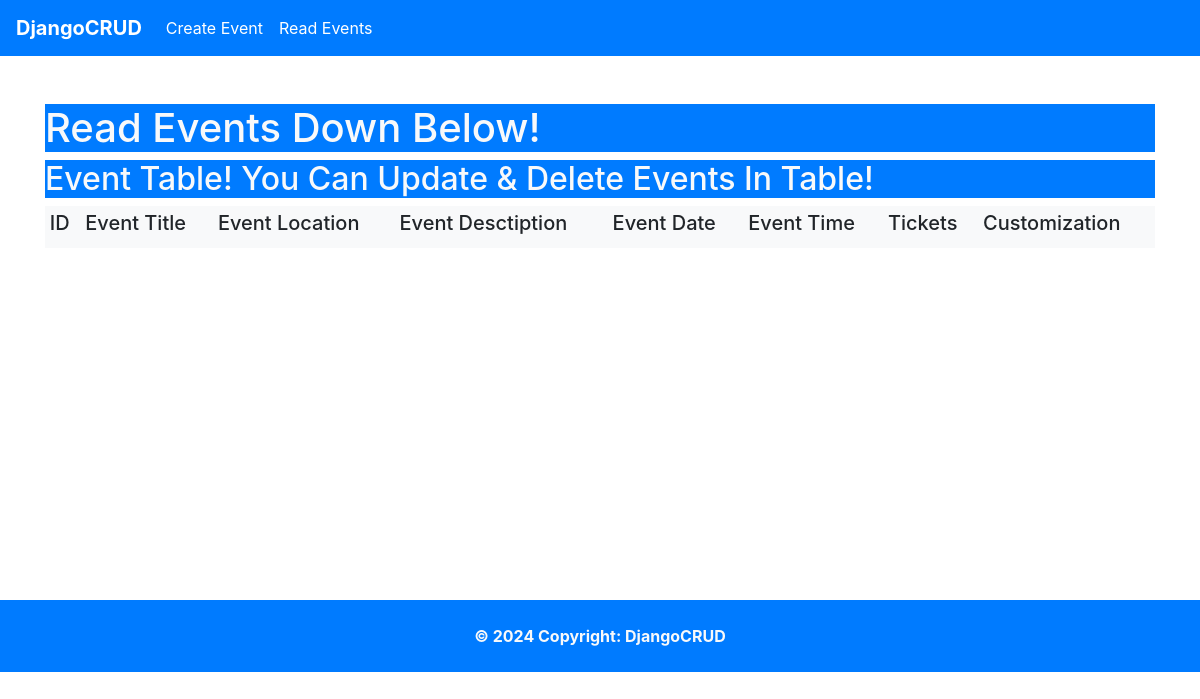
Page /read_event on the earlier database version.
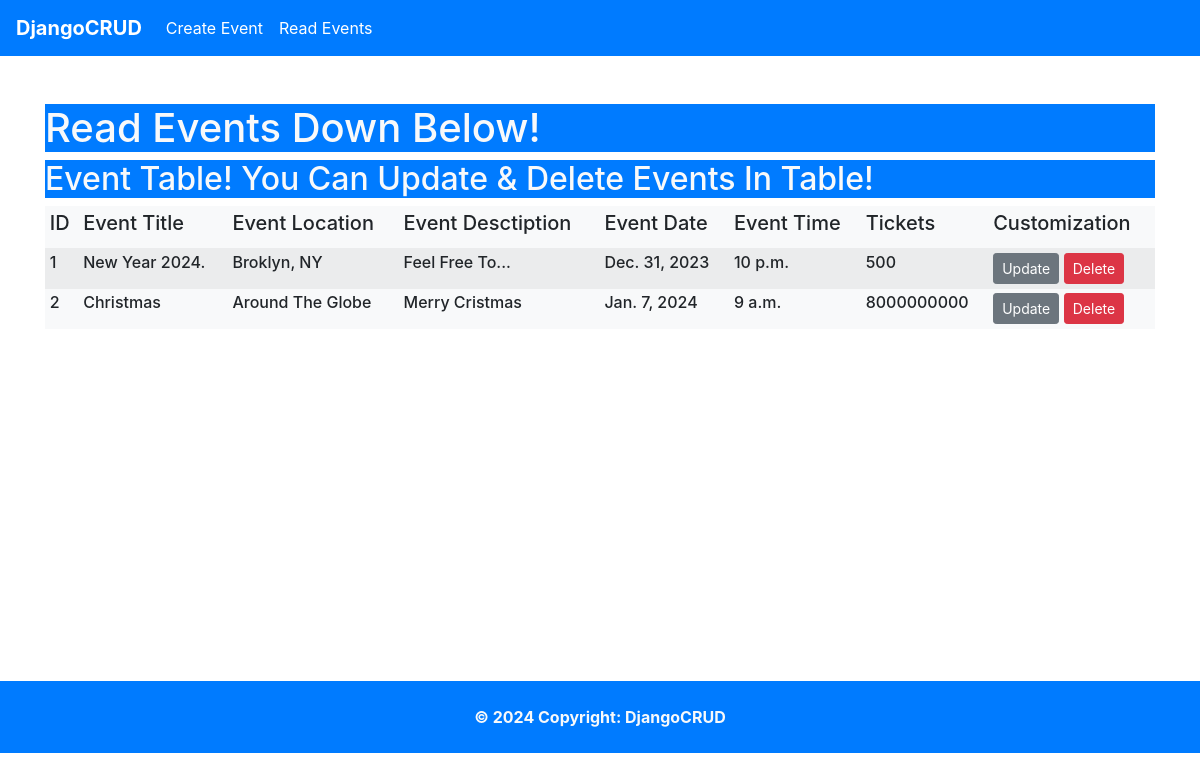
Same page on the later database version.
### app/models.py (models this page shows, shortened)
class Event(models.Model):
	title = models.CharField(max_length=20)
	location = models.CharField(max_length=20)
	description = models.TextField(max_length=25)
	date = models.DateField(max_length=15)
	time = models.TimeField(max_length=15)
	tickets = models.IntegerField()

### app/views.py (the view)
# urls.py: path("read_event", views.read_event, name="read_event"),
def read_event(request):
	event = Event.objects.all()
	return render(request, "read_event.html", {"event": event})

### app/templates/read_event.html (shortened to what this page needs)
{% extends "base.html" %}
{% load static %}
{% block content %}
<!DOCTYPE html>
<html>
  <head>
  </head>
  <body>
    <div class="container"><br/><br/>
      <h1 class="text bg-primary text-light">Read Events Down Below!</h1>
      <h2 class="text bg-primary text-light">Event Table! You Can Update & Delete Events In Table!</h2>
      <table class="table bg-light table-sm table-borderless table-hover table-striped">
        <thead>
          <tr>
            <th scope="col"><h5>ID</h5></th>
            <th scope="col"><h5>Event Title</h5></th>
            <th scope="col"><h5>Event Location</h5></th>
            <th scope="col"><h5>Event Desctiption</h5></th>
            <th scope="col"><h5>Event Date</h5></th>
            <th scope="col"><h5>Event Time</h5></th>
            <th scope="col"><h5>Tickets</h5></th>
            <th scope="col"><h5>Customization</h5></th>
          </tr>
        </thead>
        <tbody>
          {% for event in event %}
          <tr>
            <th scope="row"><h6>{{ event.id }}</h6></th>
            <td><h6>{{ event.title }}</h6></td>
            <td><h6>{{ event.location }}</h6></td>
            <td><h6>{{ event.description }}</h6></td>
            <td><h6>{{ event.date }}</h6></td>
            <td><h6>{{ event.time }}</h6></td>
            <td><h6>{{ event.tickets }}</h6></td>
            <td><a href="{% url 'update_event' event.id %}" class="btn btn-sm btn-secondary">Update</a>&nbsp<a href="{% url 'delete_event' event.id %}" class="btn btn-sm btn-danger">Delete</a></td>
          </tr>
          {% endfor %}
        </tbody>
      </table>
      <br/><br/><br/><br/>
      <br/><br/><br/><br/>
    </div>
  </body>
</html>
{% endblock %}

### app/templates/base.html (shortened to what this page needs)
<link rel="stylesheet" href="https://cdn.jsdelivr.net/npm/bootstrap@4.4.1/dist/css/bootstrap.min.css">
<nav class="navbar navbar-expand-lg navbar-dark bg-primary">
  <strong><a class="navbar-brand" href="{% url 'index' %}">DjangoCRUD</a></strong>
  <div class="collapse navbar-collapse" id="navbarSupportedContent">
    <ul class="navbar-nav mr-auto">
      <li class="nav-item active">
        <a class="nav-link" href="{% url 'create_event' %}">Create Event</a>
      </li>
      <li class="nav-item active">
        <a class="nav-link" href="{% url 'read_event' %}">Read Events</a>
      </li>
    </ul>
  </div>
</nav>
{% block content %}
{% endblock %}
<footer class="text-center text-lg-start bg-body-tertiary">
  <div class="text text-light bg-primary text-center p-4">
    <strong>© 2024 Copyright:
    <a class="text-reset fw-bold" href="{% url 'index' %}">DjangoCRUD</a></strong>
  </div>
</footer>

Differences in the rows shown:
added Event: id "1", title "New Year 2024.", location "Broklyn, NY", description "Feel Free To...", date "Dec. 31, 2023", time "10 p.m.", tickets "500"
added Event: id "2", title "Christmas", location "Around The Globe", description "Merry Cristmas", date "Jan. 7, 2024", time "9 a.m.", tickets "8000000000"
